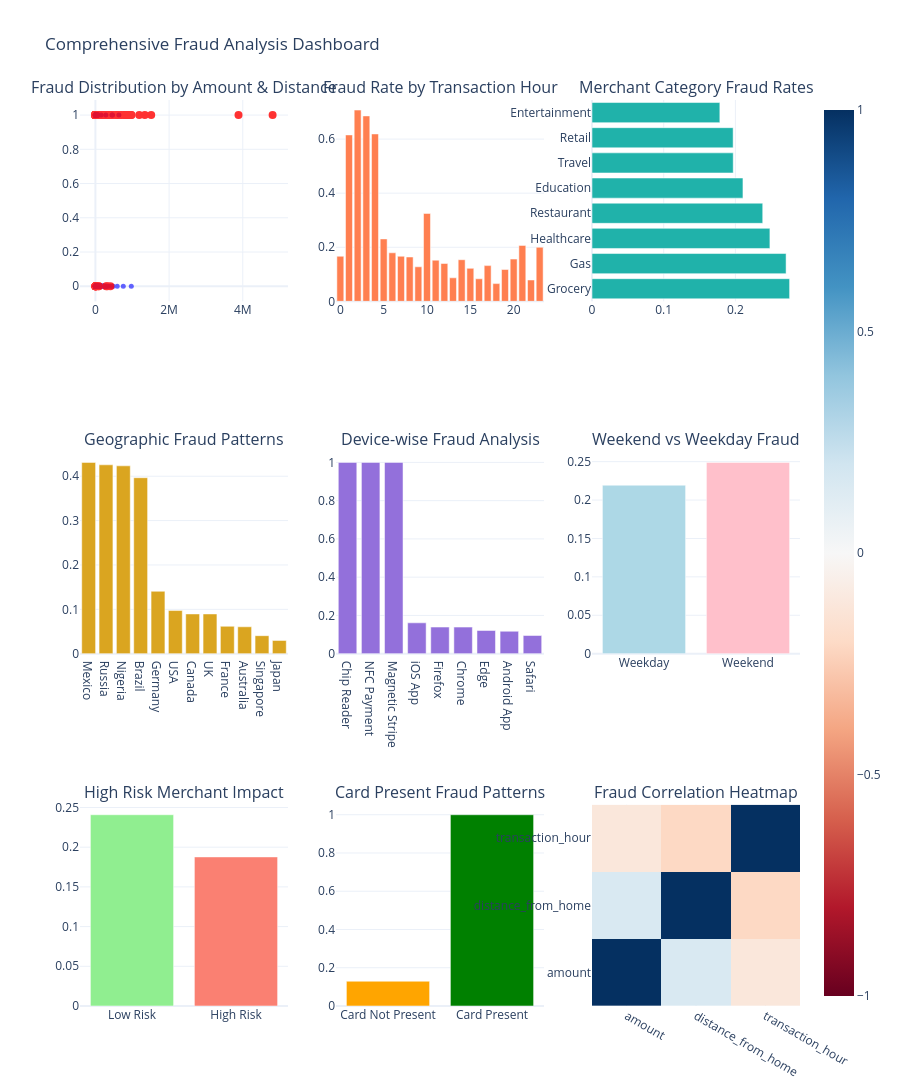
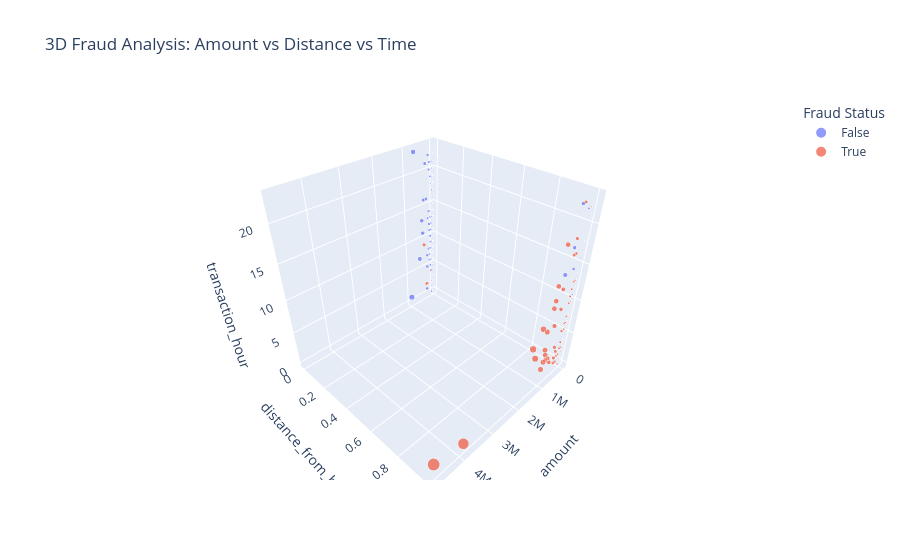
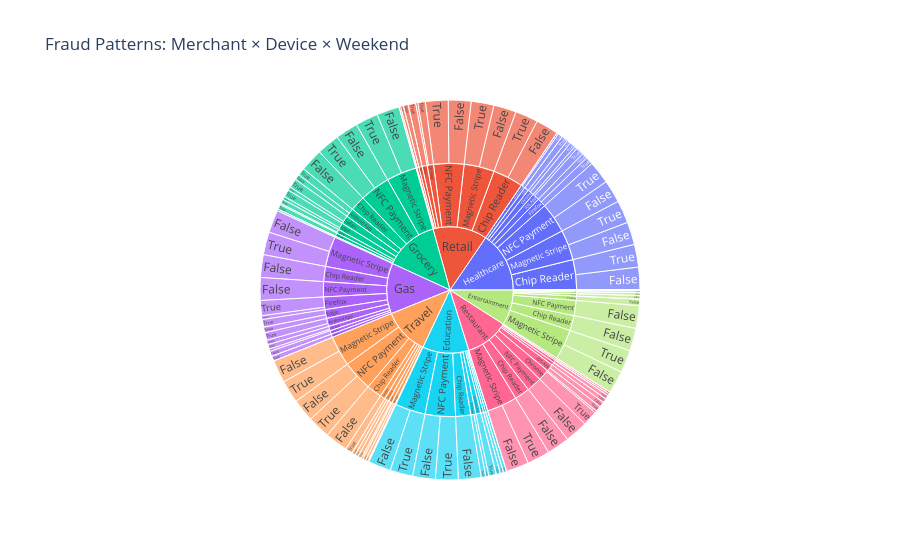

Notebook cell for these charts, in order:
### Markdown cell above
**Interactive Plotly Dashboards & Comprehensive Analysis**

### Code cell
import plotly.express as px
import plotly.graph_objects as go
import plotly.subplots as sp
from plotly.offline import plot
import plotly.figure_factory as ff

def create_interactive_dashboard(df):
    # Create subplots
    fig = sp.make_subplots(
        rows=3, cols=3,
        subplot_titles=(
            'Fraud Distribution by Amount & Distance',
            'Fraud Rate by Transaction Hour',
            'Merchant Category Fraud Rates',
            'Geographic Fraud Patterns',
            'Device-wise Fraud Analysis',
            'Weekend vs Weekday Fraud',
            'High Risk Merchant Impact',
            'Card Present Fraud Patterns',
            'Fraud Correlation Heatmap'
        ),
        specs=[
            [{"type": "scatter"}, {"type": "bar"}, {"type": "bar"}],
            [{"type": "bar"}, {"type": "bar"}, {"type": "bar"}],
            [{"type": "bar"}, {"type": "bar"}, {"type": "heatmap"}]
        ]
    )
    
    # 1. Scatter plot: Amount vs Distance colored by fraud
    fraud_df = df[df['is_fraud'] == 1]
    non_fraud_df = df[df['is_fraud'] == 0]
    
    fig.add_trace(
        go.Scatter(x=non_fraud_df['amount'], y=non_fraud_df['distance_from_home'],
                  mode='markers', name='Non-Fraud', opacity=0.6,
                  marker=dict(color='blue', size=5)),
        row=1, col=1
    )
    
    fig.add_trace(
        go.Scatter(x=fraud_df['amount'], y=fraud_df['distance_from_home'],
                  mode='markers', name='Fraud', opacity=0.8,
                  marker=dict(color='red', size=8)),
        row=1, col=1
    )
    
    # 2. Fraud rate by transaction hour
    hour_fraud = df.groupby('transaction_hour')['is_fraud'].mean().reset_index()
    fig.add_trace(
        go.Bar(x=hour_fraud['transaction_hour'], y=hour_fraud['is_fraud'],
               name='Fraud Rate by Hour', marker_color='coral'),
        row=1, col=2
    )
    
    # 3. Merchant category fraud rates (top 8)
    merchant_fraud = df.groupby('merchant_category')['is_fraud'].mean().sort_values(ascending=False).head(8)
    fig.add_trace(
        go.Bar(x=merchant_fraud.values, y=merchant_fraud.index, orientation='h',
               name='Merchant Fraud Rates', marker_color='lightseagreen'),
        row=1, col=3
    )
    
    # 4. Country-wise fraud rates
    country_fraud = df.groupby('country')['is_fraud'].mean().sort_values(ascending=False)
    fig.add_trace(
        go.Bar(x=country_fraud.index, y=country_fraud.values,
               name='Country Fraud Rates', marker_color='goldenrod'),
        row=2, col=1
    )
    
    # 5. Device fraud rates
    device_fraud = df.groupby('device')['is_fraud'].mean().sort_values(ascending=False)
    fig.add_trace(
        go.Bar(x=device_fraud.index, y=device_fraud.values,
               name='Device Fraud Rates', marker_color='mediumpurple'),
        row=2, col=2
    )
    
    # 6. Weekend vs Weekday
    weekend_fraud = df.groupby('weekend_transaction')['is_fraud'].mean()
    fig.add_trace(
        go.Bar(x=['Weekday', 'Weekend'], y=weekend_fraud.values,
               name='Weekend Fraud', marker_color=['lightblue', 'pink']),
        row=2, col=3
    )
    
    # 7. High risk merchant impact
    risk_fraud = df.groupby('high_risk_merchant')['is_fraud'].mean()
    fig.add_trace(
        go.Bar(x=['Low Risk', 'High Risk'], y=risk_fraud.values,
               name='Merchant Risk', marker_color=['lightgreen', 'salmon']),
        row=3, col=1
    )
    
    # 8. Card present fraud patterns
    card_fraud = df.groupby('card_present')['is_fraud'].mean()
    fig.add_trace(
        go.Bar(x=['Card Not Present', 'Card Present'], y=card_fraud.values,
               name='Card Present', marker_color=['orange', 'green']),
        row=3, col=2
    )
    
    # 9. Correlation heatmap
    numerical_df = df.select_dtypes(include=[np.number])
    corr_matrix = numerical_df.corr()
    
    fig.add_trace(
        go.Heatmap(z=corr_matrix.values,
                  x=corr_matrix.columns,
                  y=corr_matrix.columns,
                  colorscale='RdBu', zmid=0),
        row=3, col=3
    )
    
    fig.update_layout(
        height=1200,
        title_text="Comprehensive Fraud Analysis Dashboard",
        showlegend=False,
        template="plotly_white"
    )
    
    return fig

def create_advanced_plotly_visualizations(df):
    # 1. 3D Scatter plot
    fig_3d = px.scatter_3d(df, x='amount', y='distance_from_home', z='transaction_hour',
                          color='is_fraud', size='amount',
                          title='3D Fraud Analysis: Amount vs Distance vs Time',
                          labels={'is_fraud': 'Fraud Status'},
                          color_continuous_scale=['blue', 'red'])
    
    # 2. Sunburst chart for hierarchical data
    df['fraud_count'] = df['is_fraud']
    sunburst_data = df.groupby(['merchant_category', 'device', 'weekend_transaction'])['fraud_count'].mean().reset_index()
    
    fig_sunburst = px.sunburst(sunburst_data, path=['merchant_category', 'device', 'weekend_transaction'],
                              values='fraud_count', title='Fraud Patterns: Merchant × Device × Weekend')
    
    # 3. Animated scatter plot by hour
    fig_animated = px.scatter(df, x='amount', y='distance_from_home', 
                             animation_frame='transaction_hour',
                             color='is_fraud', size='amount',
                             title='Fraud Patterns Evolution by Hour',
                             color_continuous_scale=['blue', 'red'])
    
    return fig_3d, fig_sunburst, fig_animated

# Generate the dashboard
dashboard = create_interactive_dashboard(df)
dashboard.show()

# Generate advanced visualizations
fig_3d, fig_sunburst, fig_animated = create_advanced_plotly_visualizations(df)
fig_3d.show()
fig_sunburst.show()

### Figure 1 — Plotly figure (JSON) as saved in the notebook; plotly's stock layout.template omitted (floating-point values rounded to 4 significant figures; data arrays with more than 128 entries replaced by an {"elided": "..."} marker saying what was removed)
{"data": [{"marker": {"color": "blue", "size": 5}, "mode": "markers", "name": "Non-Fraud", "opacity": 0.6, "type": "scatter", "x": {"elided": "773 float values"}, "xaxis": "x", "y": {"elided": "773 int values"}, "yaxis": "y"}, {"marker": {"color": "red", "size": 8}, "mode": "markers", "name": "Fraud", "opacity": 0.8, "type": "scatter", "x": {"elided": "227 float values"}, "xaxis": "x", "y": {"elided": "227 int values"}, "yaxis": "y"}, {"marker": {"color": "coral"}, "name": "Fraud Rate by Hour", "type": "bar", "x": [0, 1, 2, 3, 4, 5, 6, 7, 8, 9, 10, 11, 12, 13, 14, 15, 16, 17, 18, 19, 20, 21, 22, 23], "xaxis": "x2", "y": [0.1667, 0.6154, 0.7073, 0.6857, 0.619, 0.2308, 0.1795, 0.1667, 0.1639, 0.1277, 0.325, 0.1522, 0.14, 0.08696, 0.1538, 0.122, 0.08333, 0.1321, 0.06557, 0.1176, 0.1562, 0.2069, 0.07895, 0.2], "yaxis": "y2"}, {"marker": {"color": "lightseagreen"}, "name": "Merchant Fraud Rates", "orientation": "h", "type": "bar", "x": [0.2756, 0.2707, 0.2481, 0.2381, 0.2105, 0.197, 0.1969, 0.1783], "xaxis": "x3", "y": ["Grocery", "Gas", "Healthcare", "Restaurant", "Education", "Travel", "Retail", "Entertainment"], "yaxis": "y3"}, {"marker": {"color": "goldenrod"}, "name": "Country Fraud Rates", "type": "bar", "x": ["Mexico", "Russia", "Nigeria", "Brazil", "Germany", "USA", "Canada", "UK", "France", "Australia", "Singapore", "Japan"], "xaxis": "x4", "y": [0.4312, 0.4257, 0.4234, 0.3967, 0.1406, 0.09722, 0.08955, 0.08955, 0.06173, 0.06061, 0.04054, 0.02985], "yaxis": "y4"}, {"marker": {"color": "mediumpurple"}, "name": "Device Fraud Rates", "type": "bar", "x": ["Chip Reader", "NFC Payment", "Magnetic Stripe", "iOS App", "Firefox", "Chrome", "Edge", "Android App", "Safari"], "xaxis": "x5", "y": [1, 1, 1, 0.1613, 0.1391, 0.1389, 0.1214, 0.1172, 0.09489], "yaxis": "y5"}, {"marker": {"color": ["lightblue", "pink"]}, "name": "Weekend Fraud", "type": "bar", "x": ["Weekday", "Weekend"], "xaxis": "x6", "y": [0.2194, 0.249], "yaxis": "y6"}, {"marker": {"color": ["lightgreen", "salmon"]}, "name": "Merchant Risk", "type": "bar", "x": ["Low Risk", "High Risk"], "xaxis": "x7", "y": [0.2409, 0.1877], "yaxis": "y7"}, {"marker": {"color": ["orange", "green"]}, "name": "Card Present", "type": "bar", "x": ["Card Not Present", "Card Present"], "xaxis": "x8", "y": [0.1295, 1], "yaxis": "y8"}, {"colorscale": [[0, "rgb(103,0,31)"], [0.1, "rgb(178,24,43)"], [0.2, "rgb(214,96,77)"], [0.3, "rgb(244,165,130)"], [0.4, "rgb(253,219,199)"], [0.5, "rgb(247,247,247)"], [0.6, "rgb(209,229,240)"], [0.7, "rgb(146,197,222)"], [0.8, "rgb(67,147,195)"], [0.9, "rgb(33,102,172)"], [1, "rgb(5,48,97)"]], "type": "heatmap", "x": ["amount", "distance_from_home", "transaction_hour"], "xaxis": "x9", "y": ["amount", "distance_from_home", "transaction_hour"], "yaxis": "y9", "z": [[1, 0.1567, -0.1149], [0.1567, 1, -0.2079], [-0.1149, -0.2079, 1]], "zmid": 0}], "layout": {"annotations": [{"font": {"size": 16}, "showarrow": false, "text": "Fraud Distribution by Amount & Distance", "x": 0.1444, "xanchor": "center", "xref": "paper", "y": 1, "yanchor": "bottom", "yref": "paper"}, {"font": {"size": 16}, "showarrow": false, "text": "Fraud Rate by Transaction Hour", "x": 0.5, "xanchor": "center", "xref": "paper", "y": 1, "yanchor": "bottom", "yref": "paper"}, {"font": {"size": 16}, "showarrow": false, "text": "Merchant Category Fraud Rates", "x": 0.8556, "xanchor": "center", "xref": "paper", "y": 1, "yanchor": "bottom", "yref": "paper"}, {"font": {"size": 16}, "showarrow": false, "text": "Geographic Fraud Patterns", "x": 0.1444, "xanchor": "center", "xref": "paper", "y": 0.6111, "yanchor": "bottom", "yref": "paper"}, {"font": {"size": 16}, "showarrow": false, "text": "Device-wise Fraud Analysis", "x": 0.5, "xanchor": "center", "xref": "paper", "y": 0.6111, "yanchor": "bottom", "yref": "paper"}, {"font": {"size": 16}, "showarrow": false, "text": "Weekend vs Weekday Fraud", "x": 0.8556, "xanchor": "center", "xref": "paper", "y": 0.6111, "yanchor": "bottom", "yref": "paper"}, {"font": {"size": 16}, "showarrow": false, "text": "High Risk Merchant Impact", "x": 0.1444, "xanchor": "center", "xref": "paper", "y": 0.2222, "yanchor": "bottom", "yref": "paper"}, {"font": {"size": 16}, "showarrow": false, "text": "Card Present Fraud Patterns", "x": 0.5, "xanchor": "center", "xref": "paper", "y": 0.2222, "yanchor": "bottom", "yref": "paper"}, {"font": {"size": 16}, "showarrow": false, "text": "Fraud Correlation Heatmap", "x": 0.8556, "xanchor": "center", "xref": "paper", "y": 0.2222, "yanchor": "bottom", "yref": "paper"}], "height": 1200, "showlegend": false, "title": {"text": "Comprehensive Fraud Analysis Dashboard"}, "xaxis": {"anchor": "y", "domain": [0, 0.2889]}, "xaxis2": {"anchor": "y2", "domain": [0.3556, 0.6444]}, "xaxis3": {"anchor": "y3", "domain": [0.7111, 1]}, "xaxis4": {"anchor": "y4", "domain": [0, 0.2889]}, "xaxis5": {"anchor": "y5", "domain": [0.3556, 0.6444]}, "xaxis6": {"anchor": "y6", "domain": [0.7111, 1]}, "xaxis7": {"anchor": "y7", "domain": [0, 0.2889]}, "xaxis8": {"anchor": "y8", "domain": [0.3556, 0.6444]}, "xaxis9": {"anchor": "y9", "domain": [0.7111, 1]}, "yaxis": {"anchor": "x", "domain": [0.7778, 1]}, "yaxis2": {"anchor": "x2", "domain": [0.7778, 1]}, "yaxis3": {"anchor": "x3", "domain": [0.7778, 1]}, "yaxis4": {"anchor": "x4", "domain": [0.3889, 0.6111]}, "yaxis5": {"anchor": "x5", "domain": [0.3889, 0.6111]}, "yaxis6": {"anchor": "x6", "domain": [0.3889, 0.6111]}, "yaxis7": {"anchor": "x7", "domain": [0, 0.2222]}, "yaxis8": {"anchor": "x8", "domain": [0, 0.2222]}, "yaxis9": {"anchor": "x9", "domain": [0, 0.2222]}}}

### Figure 2 — Plotly figure (JSON) as saved in the notebook; plotly's stock layout.template omitted (floating-point values rounded to 4 significant figures; data arrays with more than 128 entries replaced by an {"elided": "..."} marker saying what was removed)
{"data": [{"hovertemplate": "Fraud Status=False<br>amount=%{marker.size}<br>distance_from_home=%{y}<br>transaction_hour=%{z}<extra></extra>", "legendgroup": "False", "marker": {"color": "#636efa", "size": {"elided": "773 float values"}, "sizemode": "area", "sizeref": 12020.0, "symbol": "circle"}, "mode": "markers", "name": "False", "scene": "scene", "showlegend": true, "type": "scatter3d", "x": {"elided": "773 float values"}, "y": {"elided": "773 int values"}, "z": {"elided": "773 int values"}}, {"hovertemplate": "Fraud Status=True<br>amount=%{marker.size}<br>distance_from_home=%{y}<br>transaction_hour=%{z}<extra></extra>", "legendgroup": "True", "marker": {"color": "#EF553B", "size": {"elided": "227 float values"}, "sizemode": "area", "sizeref": 12020.0, "symbol": "circle"}, "mode": "markers", "name": "True", "scene": "scene", "showlegend": true, "type": "scatter3d", "x": {"elided": "227 float values"}, "y": {"elided": "227 int values"}, "z": {"elided": "227 int values"}}], "layout": {"legend": {"itemsizing": "constant", "title": {"text": "Fraud Status"}, "tracegroupgap": 0}, "scene": {"domain": {"x": [0, 1], "y": [0, 1]}, "xaxis": {"title": {"text": "amount"}}, "yaxis": {"title": {"text": "distance_from_home"}}, "zaxis": {"title": {"text": "transaction_hour"}}}, "title": {"text": "3D Fraud Analysis: Amount vs Distance vs Time"}}}

### Figure 3 — Plotly figure (JSON) as saved in the notebook; plotly's stock layout.template omitted (floating-point values rounded to 4 significant figures; data arrays with more than 128 entries replaced by an {"elided": "..."} marker saying what was removed)
{"data": [{"branchvalues": "total", "domain": {"x": [0, 1], "y": [0, 1]}, "hovertemplate": "labels=%{label}<br>fraud_count=%{value}<br>parent=%{parent}<br>id=%{id}<extra></extra>", "ids": {"elided": "213 str values"}, "labels": {"elided": "213 str values"}, "name": "", "parents": {"elided": "213 str values"}, "type": "sunburst", "values": {"elided": "213 float values"}}], "layout": {"legend": {"tracegroupgap": 0}, "title": {"text": "Fraud Patterns: Merchant × Device × Weekend"}}}
